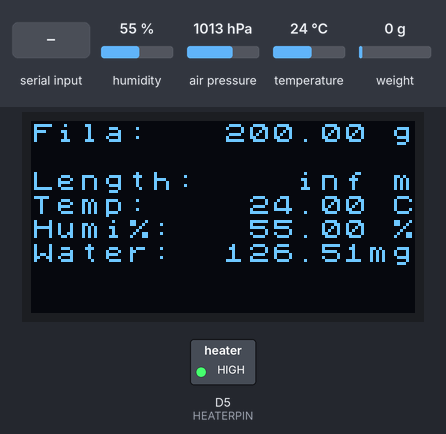
A program run on a simulated ESP8266 (Wemos D1 mini). Parts: 128×64 one-colour display, switched loads named in the program (green lamp = pin HIGH). The inputs (shaded band) are chosen by the test bench; at power-on: weight on the scale 0 g, humidity 55 %, temperature 24 °C, air pressure 1013 hPa. Storage starts empty; what the program prints to the serial monitor is not drawn.

Above: at 1.4 s.
2.3 s: weight on the scale set to 2 g
At 3.3 s:
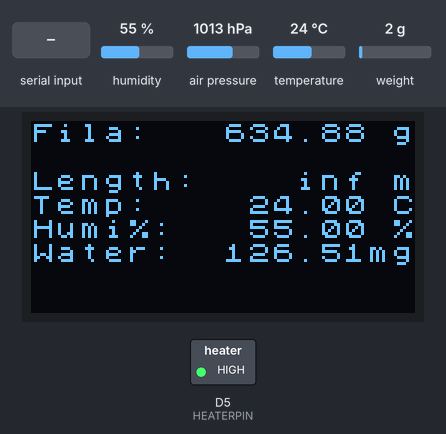
3.8 s: "<dens:1>" received over Serial
At 5.1 s:
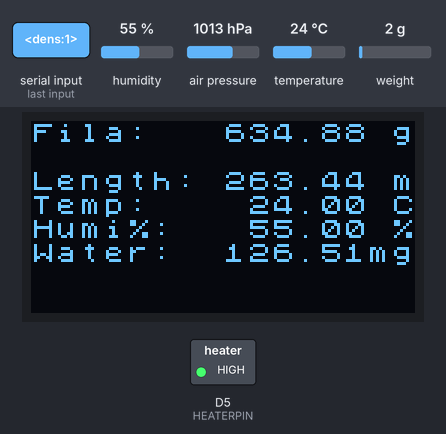
5.4 s: weight on the scale set to 100 g
At 6.4 s:
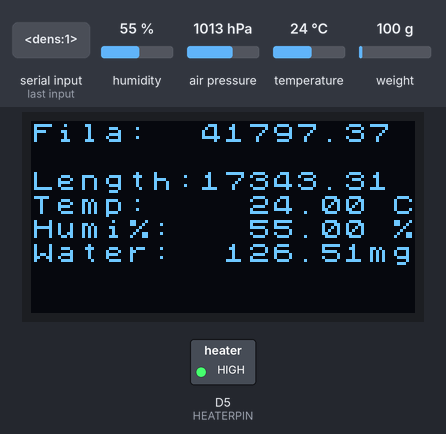
6.9 s: humidity set to 22 %
At 7.6 s:
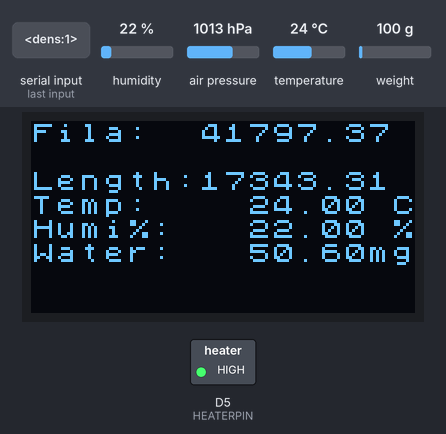
8.5 s: "<tara:1>" received over Serial
At 9.7 s:
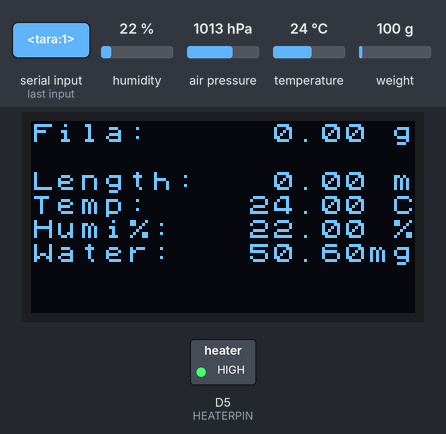
10.5 s: temperature set to 12 °C
At 12.0 s:
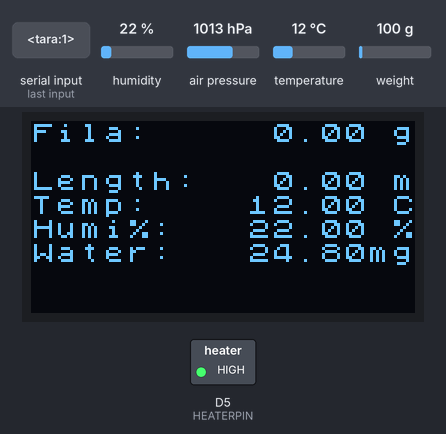
Timing chart, 0 to 13.1 s (numbered marks = the images above; inputs shaded):
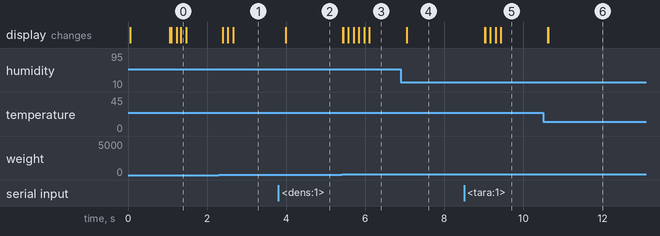

Measured:
- after the input at 2.3 s, the display: first changes after 0.09 s (image 1 shows a later state)
- after the input at 3.8 s, the display: changes after 0.19 s (image 2)
- after the input at 5.4 s, the display: first changes at once (image 3 shows a later state)
- after the input at 6.9 s, the display: first changes after 0.14 s (image 4 shows a later state)
- after the input at 8.5 s, the display: first changes after 0.53 s (image 5 shows a later state)
- after the input at 10.5 s, the display: first changes after 0.12 s (image 6 shows a later state)

The program:

main.cpp
```cpp
#include <FS.h>                     // FileSystem
#include <Wire.h>                   // I2C Connections
#include <Adafruit_Sensor.h>        // BME Sensor and SSD1306 Display
#include <Adafruit_BME280.h>        // BME Sensor
#include <HX711.h>                  // Loadcell
#include <U8x8lib.h>                // ssd1306 Display

#define VERBOSE false
//Hardware
#define LED 2
//Pin Settings
#define I2C_SDA D1                  // BME Sensor and SSD1306 Display
#define I2C_SCL D2                  // BME Sensor and SSD1306 Display
#define SCALE_SDA D3                // Loadcell
#define SCALE_SCL D4                // Loadcell
#define HEATERPIN D5                // Heater Relay
// Sensor Settings
#define BME280 0x76                 // BME Adress

// Serial Read
const byte numChars = 32;
char receivedChars[numChars];
char tempChars[numChars];
bool newData = false;

// Scale, ME Sensor and SSD1306 Display
U8X8_SSD1306_128X64_NONAME_SW_I2C display(I2C_SCL, I2C_SDA, U8X8_PIN_NONE);
Adafruit_BME280 bme;
HX711 scale;

//Predefined Vars
float weight = 10000;
float reference = 0;
float spoolweight = 100;
float factor;
float offset;
float tempfloat;
float coil = 100;
float tara = 200;
float density = 0;
float containersize = 10.6;           // in liter
float altitude = 59;                  // in metern
float heatertemp = 0;

//===============================================================
// This routines loads persistent data
//===============================================================

bool loadConfig() {
  File configFile = SPIFFS.open("/config.txt", "r");
  if (!configFile) {
    return false;
  }
  factor = configFile.readStringUntil('\n').toFloat();
  offset = configFile.readStringUntil('\n').toFloat();
  containersize = configFile.readStringUntil('\n').toFloat();
  altitude = configFile.readStringUntil('\n').toFloat();
  coil = configFile.readStringUntil('\n').toFloat();
  spoolweight = configFile.readStringUntil('\n').toFloat();
  density = configFile.readStringUntil('\n').toFloat();
  tara=coil+spoolweight;
  return true;
}

//===============================================================
// This routine saves persistent data
//===============================================================

bool saveConfig() {
  File configFile = SPIFFS.open("/config.txt", "w");
  if (!configFile) {
    return false;
  }
  configFile.println(factor);
  configFile.println(offset);
  configFile.println(containersize);
  configFile.println(altitude);
  configFile.println(coil);
  configFile.println(spoolweight);
  configFile.println(density);
  tara=coil+spoolweight;
  return true;
}

//===============================================================
// This routines to update Display
//===============================================================
void handleupdateDisplay() {
  float newweight = 0;

// Lineare Regression
  if (scale.is_ready()) {
    newweight = scale.get_units(1);
  }
  if (weight < newweight - 10 || weight > newweight + 10) {
      weight = weight*0.2 + newweight*0.8;
  }
  else {
    if (weight > newweight) {
      weight = weight*0.8 + newweight*0.2;
    }
  }
  if (weight<tara) {
    weight=tara;
  }

 // Calc Sensor Values
  float temperature = bme.readTemperature();
  float humidity = bme.readHumidity();
  float pressure = bme.readPressure();
  pressure = bme.seaLevelForAltitude(altitude,pressure);
  pressure = pressure/100.0F;
  float water = (humidity * containersize * 13.24 * exp((17.62 * temperature) / (temperature + 243.12))) / (273.15 + temperature);
  float length=(weight-tara) / density / 2.41;

// Display and Print to USB
  String str1 = "Fila:         ";
  String serialtext = "[U:";
  serialtext += String(newweight,2);
  serialtext += ";W:";
  String str=String(weight-tara,2);
  str1.remove(7,str.length());
  str1 +=str;
  str1 += " g";
  serialtext +=str;
  serialtext += ";L:";
  display.drawString(0, 0, str1.c_str());
  str1 = "Length:       ";
  str=String(length,2);
  str1.remove(7,str.length());
  str1 +=str;
  str1 += " m";
  serialtext +=str;
  serialtext += ";T:";
  display.drawString(0, 2, str1.c_str());
  str1 = "Temp:         ";
  str=String(temperature,2);
  str1.remove(7,str.length());
  str1 +=str;
  str1 += " C";
  serialtext +=str;
  serialtext += ";R:";
  display.drawString(0, 3, str1.c_str());
  str1 = "Humi%:        ";
  str=String(humidity,2);
  str1.remove(7,str.length());
  str1 +=str;
  str1 += " %";
  serialtext +=str;
  serialtext += ";A:";
  display.drawString(0, 4, str1.c_str());
  str1 = "Water:        ";
  str=String(water,2);
  str1.remove(7,str.length());
  str1 +=str;
  str1 += "mg";
  display.drawString(0, 5, str1.c_str());
  serialtext +=str;
  serialtext += ";P:";
  serialtext += String(pressure,2);
  serialtext += "]";
  Serial.println(serialtext);

// Toggle Heater on/off
  if (heatertemp>0){
    if (heatertemp>temperature) {
        digitalWrite(HEATERPIN, LOW);
    }
    else {
        digitalWrite(HEATERPIN, HIGH);
    }
  }
}

//===============================================================
// This routines read from Serial Connection
//===============================================================
void recvWithStartEndMarkers() {
    static boolean recvInProgress = false;
    static byte ndx = 0;
    char startMarker = '<';
    char endMarker = '>';
    char rc;
    while (Serial.available() > 0 && newData == false) {
        rc = Serial.read();
        if (recvInProgress == true) {
            if (rc != endMarker) {
                receivedChars[ndx] = rc;
                ndx++;
                if (ndx >= numChars) {
                    ndx = numChars - 1;
                }
            }
            else {
                receivedChars[ndx] = '\0'; // terminate the string
                recvInProgress = false;
                ndx = 0;
                newData = true;
            }
        }
        else if (rc == startMarker) {
            recvInProgress = true;
        }
    }
}

// Process Read Data
void parseData() {      // split the data into its parts
    char * strtokIndx; // this is used by strtok() as an index
    String command = strtok(tempChars,":");      // get the first part - the string
    if (command == "tara"){
      scale.tare(4);
      offset = scale.get_offset();
      if (VERBOSE){
        Serial.printf("Tara\n");
      }
    }
    else if(command == "cali") {
      strtokIndx = strtok(NULL, ";");
      reference = atof(strtokIndx);     // convert this part to a float
      scale.set_scale();
      tempfloat = scale.get_units(4);
      scale.set_scale(tempfloat/reference);
      factor = scale.get_scale();

      if (VERBOSE){
        Serial.printf("Reference weight set to %.2f\n", reference);
      }
    }
    else if(command == "coil") {
      strtokIndx = strtok(NULL, ";");
      coil = atof(strtokIndx);     // convert this part to a float
      if (VERBOSE){
        Serial.printf("Coilweight set to %.2f\n", tara);
      }
    }
    else if(command == "spow") {
      strtokIndx = strtok(NULL, ";");
      spoolweight = atof(strtokIndx);     // convert this part to a float
      if (VERBOSE){
        Serial.printf("Spoolweight set to %.2f\n", spoolweight);
      }
    }
    else if(command == "dens") {
      strtokIndx = strtok(NULL, ";");
      density = atof(strtokIndx);     // convert this part to a float
      if (VERBOSE){
        Serial.printf("Density set to %.2f\n", density);
      }
    }
    else if(command == "cont") {
      strtokIndx = strtok(NULL, ";");
      containersize = atof(strtokIndx);     // convert this part to a float
      if (VERBOSE){
        Serial.printf("Containersize set to %.2f\n", containersize);
      }
    }
    else if(command == "alti") {
      strtokIndx = strtok(NULL, ";");
      altitude = atof(strtokIndx);     // convert this part to a float
      if (VERBOSE){
        Serial.printf("Altitude set to %.2f\n", altitude);
      }
    }
    else if(command == "heat") {
      strtokIndx = strtok(NULL, ";");
      heatertemp = atof(strtokIndx);     // convert this part to a float
      if (VERBOSE){
        Serial.printf("Heatertemp set to %.2f\n", heatertemp);
      }
    }
    else if(command == "dele") {
      if (VERBOSE){
        Serial.printf("Restore Factorysettings");
      }
      strtokIndx = strtok(NULL, ";");    //delete all configfiles
      File configFile = SPIFFS.open("/config.txt", "w");
      configFile.close();
      ESP.restart();
    }
    else if (VERBOSE){
      Serial.printf("Unknown Command. Please Check Manual\n");
    }
    saveConfig();
}

//===============================================================
// This routines initialises Sensors
//===============================================================

void initSensor()
{
  display.drawString(1, 0, ".");
  scale.begin(SCALE_SDA, SCALE_SCL, 128);
  if (scale.wait_ready_timeout(1000)) {
    display.drawString(0, 3, "Scale found.");
    scale.set_scale(factor);
    scale.set_offset(offset);
  }
  else {
    display.drawString(0, 3, "Scale missing!");
    delay(1000);
  }
  Wire.begin(I2C_SDA, I2C_SCL);
  Wire.setClock(100000);
  bool status = bme.begin(BME280);
  display.drawString(2, 0, ".");
  if (status) {
    display.drawString(0, 5, "Sensor found.");
  }
  else {
    display.drawString(0, 5, "Sensor missing!");
    delay(1000);
  }
}

//==============================================================
//                  SETUP
//==============================================================
void setup(void){
  Serial.begin(115200);
  display.begin();
  display.setFont(u8x8_font_chroma48medium8_r);
  display.drawString(0, 0, ".");
  if (SPIFFS.begin()) {
    if (loadConfig()) {
      display.drawString(0, 2, "Config loaded.");
    }
    else {
      display.drawString(0, 2, "Loadingerror!");
      delay(1000);
    }
  }
  else {
    display.drawString(0, 2, "Dataerror!");
    delay(1000);
  }
  initSensor();
  display.clear();
  pinMode(LED,OUTPUT);
  pinMode(HEATERPIN, OUTPUT);
  digitalWrite(HEATERPIN,HIGH);
}
//==============================================================
//                     LOOP
//==============================================================
void loop(void){
  handleupdateDisplay();
  recvWithStartEndMarkers();
  if (newData == true) {
      strcpy(tempChars, receivedChars);
      parseData();
      newData = false;
  }
}
```
